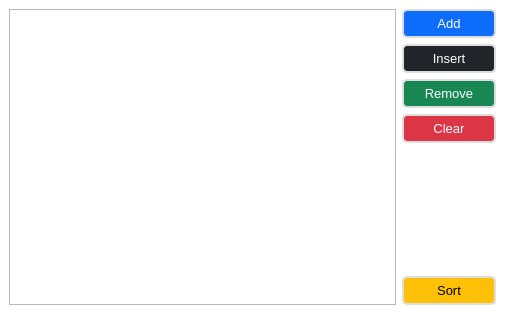
<?xml version="1.0" encoding="UTF-8"?>
<ui version="4.0">
 <class>MainWindow</class>
 <widget class="QMainWindow" name="MainWindow">
  <property name="geometry">
   <rect>
    <x>0</x>
    <y>0</y>
    <width>505</width>
    <height>314</height>
   </rect>
  </property>
  <property name="windowTitle">
   <string>MainWindow</string>
  </property>
  <property name="styleSheet">
   <string notr="true">#MainWindow {
	background-color: #fff;
}

QPushButton {
	font-size: 10pt;
    border: 2px solid #ddd;
    border-radius: 5px;
    padding: 5px;
    color: black;
	min-width: 80px;
}
QPushButton#btnAdd {
    color: #fff;
    background-color: #0d6efd;
}
QPushButton#btnAdd:hover {
    background-color: #0055ff;
}
QPushButton#btnAdd:pressed {
    border-color: #98c1fe;
}
QPushButton#btnInsert {
    color: #fff;
    background-color: #212529;
}
QPushButton#btnInsert:hover {
    background-color: #1c1f23;
}
QPushButton#btnInsert:pressed {
    border-color: #a0a2a4;
}
QPushButton#btnRemove {
    color: #fff;
    background-color: #198754;
}
QPushButton#btnRemove:hover {
    background-color: #157347;
}
QPushButton#btnRemove:pressed {
    border-color: #9dccb6;
}
QPushButton#btnClear {
    color: #fff;
    background-color: #dc3545;
}
QPushButton#btnClear:hover {
    background-color: #bb2d3b;
}
QPushButton#btnClear:pressed {
    border-color: #f0a9b0;
}
QPushButton#btnSort {
    color: #000;
    background-color: #ffc107;
}
QPushButton#btnSort:hover {
    background-color: #ffca2c;
}
QPushButton#btnSort:pressed {
    border-color: #ecd182;
}

QListWidget {
    color: #000;
}
QListWidget::item {
    padding: 10px 0;
}
QListWidget::item:selected {
    background-color: rgb(162, 246, 192);
}

QScrollBar:vertical {
    border: 0;
    background-color: #fff;
    width: 5px;
    margin: 0;
}
QScrollBar::handle:vertical {
    background-color: #aa00ff;
    min-height: 0px;
}
QScrollBar::add-line:vertical {
    background-color: #aa00ff;
    height: 0px;
    subcontrol-position: bottom;
    subcontrol-origin: margin;
}
QScrollBar::sub-line:vertical {
    background-color: #aa00ff;
    height: 0px;
    height: 0px;
    subcontrol-position: top;
    subcontrol-origin: margin;
}</string>
  </property>
  <widget class="QWidget" name="centralwidget">
   <layout class="QVBoxLayout" name="verticalLayout_2">
    <item>
     <layout class="QHBoxLayout" name="horizontalLayout">
      <item>
       <widget class="QListWidget" name="listActor"/>
      </item>
      <item>
       <layout class="QVBoxLayout" name="verticalLayout">
        <item>
         <widget class="QPushButton" name="btnAdd">
          <property name="text">
           <string>Add</string>
          </property>
         </widget>
        </item>
        <item>
         <widget class="QPushButton" name="btnInsert">
          <property name="text">
           <string>Insert</string>
          </property>
         </widget>
        </item>
        <item>
         <widget class="QPushButton" name="btnRemove">
          <property name="text">
           <string>Remove</string>
          </property>
         </widget>
        </item>
        <item>
         <widget class="QPushButton" name="btnClear">
          <property name="text">
           <string>Clear</string>
          </property>
         </widget>
        </item>
        <item>
         <spacer name="verticalSpacer">
          <property name="orientation">
           <enum>Qt::Vertical</enum>
          </property>
          <property name="sizeHint" stdset="0">
           <size>
            <width>20</width>
            <height>40</height>
           </size>
          </property>
         </spacer>
        </item>
        <item>
         <widget class="QPushButton" name="btnSort">
          <property name="text">
           <string>Sort</string>
          </property>
         </widget>
        </item>
       </layout>
      </item>
     </layout>
    </item>
   </layout>
  </widget>
 </widget>
 <resources/>
 <connections/>
</ui>
